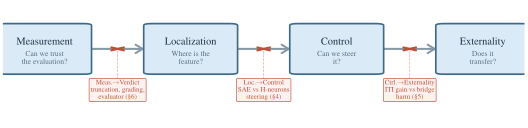

Source code (Python):
"""
Figure 1 (workshop): Four-Stage Interpretability Scaffold.

Adapted from paper/draft/figures/fig1_four_stage_scaffold.py for ICML
two-column format (figure* full-width, 6.75in x 1.6in, PDF output).

Usage:
    uv run python paper/icml/figures/fig1_scaffold.py
"""

import matplotlib

matplotlib.use("Agg")
matplotlib.rcParams["pdf.fonttype"] = 42
matplotlib.rcParams["ps.fonttype"] = 42
import matplotlib.pyplot as plt  # noqa: E402
from matplotlib.patches import FancyArrowPatch, FancyBboxPatch  # noqa: E402

FIG_W, FIG_H = 6.75, 1.6
DPI = 300
OUTPUT = "paper/icml/figures/fig1_scaffold.pdf"

STAGES = [
    ("Measurement", "Can we trust\nthe evaluation?"),
    ("Localization", "Where is the\nfeature?"),
    ("Control", "Can we steer\nit?"),
    ("Externality", "Does it\ntransfer?"),
]

ANCHORS = [
    r"Meas.$\to$Verdict" + "\ntruncation, grading,\n" + r"evaluator ($\S$6)",
    r"Loc.$\to$Control" + "\nSAE vs H-neurons\n" + r"steering ($\S$4)",
    r"Ctrl.$\to$Externality" + "\nITI gain vs bridge\n" + r"harm ($\S$5)",
]

BOX_FACE = "#DAEAF6"
BOX_EDGE = "#3E6A8A"
ARROW_COLOR = "#8899A6"
BREAK_COLOR = "#BF4E38"
BREAK_BG = "#FDF1ED"
TITLE_COLOR = "#1E3044"
SUBTITLE_COLOR = "#5A6E7F"
BG_COLOR = "#FFFFFF"

plt.rcParams.update(
    {
        "font.family": "serif",
        "font.serif": ["Times", "Times New Roman"],
        "text.usetex": True,
        "text.color": TITLE_COLOR,
        "font.size": 7,
    }
)


def draw_figure():
    fig, ax = plt.subplots(figsize=(FIG_W, FIG_H), dpi=DPI)
    ax.set_xlim(0, 1)
    ax.set_ylim(0, 1)
    ax.set_aspect("auto")
    ax.axis("off")
    fig.patch.set_facecolor(BG_COLOR)

    n = len(STAGES)
    box_w = 0.15
    box_h = 0.38
    x_margin = 0.08
    usable = 1.0 - 2 * x_margin
    spacing = usable / (n - 1)
    x_centers = [x_margin + i * spacing for i in range(n)]
    y_center = 0.62

    for i, (label, subtitle) in enumerate(STAGES):
        xc = x_centers[i]
        box = FancyBboxPatch(
            (xc - box_w / 2, y_center - box_h / 2),
            box_w,
            box_h,
            boxstyle="round,pad=0.015",
            facecolor=BOX_FACE,
            edgecolor=BOX_EDGE,
            linewidth=1.2,
            zorder=3,
        )
        ax.add_patch(box)
        ax.text(
            xc,
            y_center + 0.055,
            label,
            ha="center",
            va="center",
            fontsize=7.5,
            fontweight="bold",
            color=TITLE_COLOR,
            zorder=4,
        )
        ax.text(
            xc,
            y_center - 0.075,
            subtitle,
            ha="center",
            va="center",
            fontsize=5.5,
            fontstyle="italic",
            color=SUBTITLE_COLOR,
            zorder=4,
            linespacing=1.2,
        )

    for i in range(n - 1):
        x_start = x_centers[i] + box_w / 2 + 0.008
        x_end = x_centers[i + 1] - box_w / 2 - 0.008
        y_arrow = y_center
        arrow = FancyArrowPatch(
            (x_start, y_arrow),
            (x_end, y_arrow),
            arrowstyle="->,head_length=5,head_width=3",
            color=ARROW_COLOR,
            linewidth=1.5,
            mutation_scale=1,
            zorder=2,
        )
        ax.add_patch(arrow)

        x_mid = (x_start + x_end) / 2
        ms = 0.012
        ax.plot(
            [x_mid - ms, x_mid + ms],
            [y_arrow + ms, y_arrow - ms],
            color=BREAK_COLOR,
            linewidth=1.5,
            solid_capstyle="round",
            zorder=6,
        )
        ax.plot(
            [x_mid - ms, x_mid + ms],
            [y_arrow - ms, y_arrow + ms],
            color=BREAK_COLOR,
            linewidth=1.5,
            solid_capstyle="round",
            zorder=6,
        )

        y_box_bottom = y_center - box_h / 2
        y_anchor_top = y_box_bottom - 0.06
        ax.plot(
            [x_mid, x_mid],
            [y_arrow - ms - 0.005, y_anchor_top + 0.01],
            color=BREAK_COLOR,
            linewidth=0.5,
            linestyle="--",
            alpha=0.5,
            zorder=1,
        )
        ax.text(
            x_mid,
            y_anchor_top,
            ANCHORS[i],
            ha="center",
            va="top",
            fontsize=5.0,
            fontstyle="italic",
            color=BREAK_COLOR,
            zorder=4,
            linespacing=1.2,
            bbox=dict(
                boxstyle="round,pad=0.2",
                facecolor=BREAK_BG,
                edgecolor=BREAK_COLOR,
                linewidth=0.5,
                alpha=0.9,
            ),
        )

    fig.savefig(
        OUTPUT, dpi=DPI, bbox_inches="tight", facecolor=BG_COLOR, pad_inches=0.02
    )
    plt.close(fig)
    print(f"Saved: {OUTPUT}")


if __name__ == "__main__":
    draw_figure()
